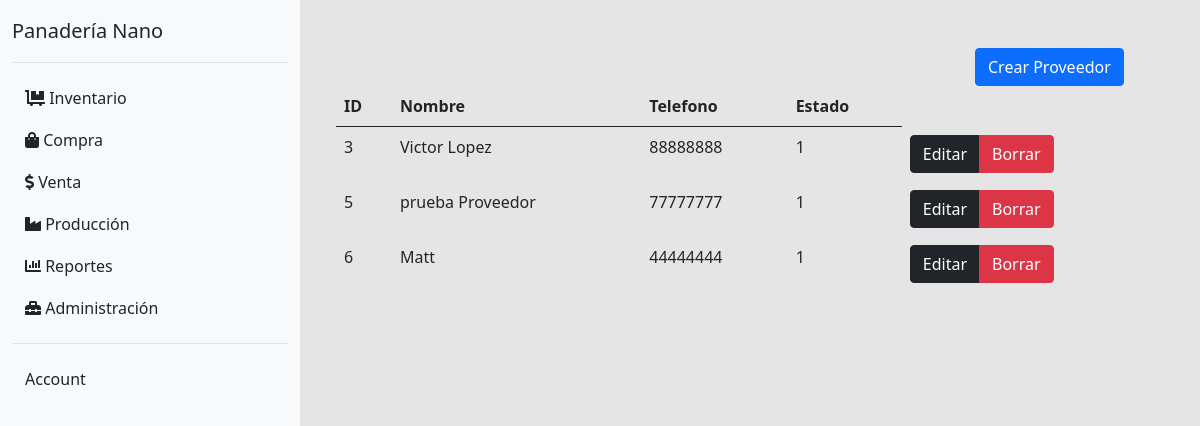
Screenshot of /matt/index.php?controlador=proveedor&accion=inicio (signed in) with the database file from the repository.
### tables this page shows
CREATE TABLE `cat_proveedor` (
  `proveed_codigo` int(11) NOT NULL,
  `proveed_nombre` varchar(100) NOT NULL,
  `proveed_telefono` int(9) DEFAULT NULL,
  `proveed_correo` varchar(70) DEFAULT NULL,
  `proveed_estado` int(1) DEFAULT NULL
);

### matt/controladores/controlador_proveedor.php (called while the page is built, shortened)
<?php
include_once("./modelos/proveedor.php");
class ControladorProveedor
{
  public function inicio()
  {
    $listaProveedor = Proveedor::inicio();
    include_once("./vistas/paginas/proveedor/inicio.php");
  }
}

### matt/ruteador.php (called while the page is built, shortened)
<?php
$controlador = new $objControlador();
$controlador->$accion();

### matt/modelos/proveedor.php (called while the page is built, shortened)
<?php
class Proveedor
{
    public function __construct($proveed_codigo, $proveed_nombre, $proveed_telefono, $proveed_correo, $proveed_estado)
    {
        $this->proveed_codigo = $proveed_codigo;
        $this->proveed_nombre = $proveed_nombre;
        $this->proveed_telefono = $proveed_telefono;
        $this->proveed_estado = $proveed_estado;
    }
    public static function inicio()
    {
        try {
            $listaProveedor = [];
            $conexionBD = BaseDeDatos::obtenerInstancia();
            $sql = $conexionBD->query("SELECT * FROM cat_proveedor");
            foreach ($sql->fetchAll() as $proveedor) {
                $listaProveedor[] = new Proveedor($proveedor['proveed_codigo'], $proveedor['proveed_nombre'], $proveedor['proveed_telefono'], $proveedor['proveed_correo'], $proveedor['proveed_estado']);
            }
            return $listaProveedor;
        } catch (Exception $e) {
            echo 'Caught exception: ',  $e->getMessage(), "\n";
            return [];
        }
    }
}

### matt/vistas/paginas/proveedor/inicio.php (the view)
<div class="row ">
    <div class="col col-3 offset-9 ">
        <a class="btn btn-primary" href="?controlador=proveedor&accion=crear" role="button">Crear Proveedor</a>
    </div>
    <div class="col col-12 ">
        <table class="table">
            <thead>
                <tr>
                    <th>ID</th>
                    <th>Nombre</th>
                    <th>Telefono</th>
                    <th>Estado</th>
                </tr>
            </thead>
            <tbody>
                <?php foreach ($listaProveedor as  $proveedor) { ?>
                    <tr>
                        <td><?php echo $proveedor->proveed_codigo; ?></td>
                        <td><?php echo $proveedor->proveed_nombre; ?></td>
                        <td><?php echo $proveedor->proveed_telefono; ?></td>
                        <td><?php echo $proveedor->proveed_estado; ?></td>
                        <td>
                            <div class="btn-group" role="group" aria-label="">
                                <a href="?controlador=proveedor&accion=editar&proveed_codigo=<?php echo $proveedor->proveed_codigo; ?>" class="btn btn-dark">Editar</a>
                                <a href="?controlador=proveedor&accion=borrar&proveed_codigo=<?php echo $proveedor->proveed_codigo; ?>" class="btn btn-danger">Borrar</a>
                            </div>
                        </td>
                    </tr>
                <?php } ?>
            </tbody>
        </table>
    </div>
</div>

### matt/index.php (shortened to what this page needs)
<?php
try {
  $session = $_SESSION['session'];
  if ($session == NULL) {
    include_once("controladores/controlador_login.php");
    $login = new ControladorLogin();
    $login->login();
  } else {
    require_once("vistas/template.php");
  }
} catch (Exception $e) {
  echo "Error: " . $e;
}

### matt/vistas/template.php (shortened to what this page needs)
<!doctype html>
<html lang="en">
<head>
  <link rel="stylesheet" href="https://cdn.jsdelivr.net/npm/bootstrap@5.0.2/dist/css/bootstrap.min.css">
  <link rel="stylesheet" href="./vistas/css/global.css">
  <link rel="stylesheet" href="./vistas/css/all.css">
</head>
<body>
  <div class="container-fluid main">
    <div class="row">
      <div class="col col-3 bg-light">
        <div class="flex-shrink-0 bg-light">
          <a href="/" class="d-flex align-items-center py-3 mb-3 link-dark text-decoration-none border-bottom">
            <span class="fs-5 fw-semibold">Panadería Nano</span>
          </a>
          <ul class="list-unstyled ps-0">
            <li class="mb-1">
              <button class="btn btn-toggle align-items-center rounded collapsed" data-bs-toggle="collapse" data-bs-target="#inventario-collapse" aria-expanded="false">
                <i class="fas fa-dolly-flatbed"></i>
                Inventario
              </button>
            </li>
            <li class="mb-1">
              <button class="btn btn-toggle align-items-center rounded collapsed" data-bs-toggle="collapse" data-bs-target="#compra-collapse" aria-expanded="false">
                <i class="fas fa-shopping-bag"></i>
                Compra
              </button>
            </li>
            <li class="mb-1">
              <button class="btn btn-toggle align-items-center rounded collapsed" data-bs-toggle="collapse" data-bs-target="#venta-collapse" aria-expanded="false">
                <i class="fas fa-dollar-sign"></i>
                Venta
              </button>
            </li>
            <li class="mb-1">
              <button class="btn btn-toggle align-items-center rounded collapsed" data-bs-toggle="collapse" data-bs-target="#produccion-collapse" aria-expanded="false">
                <i class="fas fa-industry"></i>
                Producción
              </button>
            </li>
            <li class="mb-1">
              <button class="btn btn-toggle align-items-center rounded collapsed" data-bs-toggle="collapse" data-bs-target="#reportes-collapse" aria-expanded="false">
                <i class="fas fa-chart-bar"></i>
                Reportes
              </button>
            </li>
            <li class="mb-1">
              <button class="btn btn-toggle align-items-center rounded collapsed" data-bs-toggle="collapse" data-bs-target="#administracion-collapse" aria-expanded="false">
                <i class="fas fa-toolbox"></i>
                Administración
              </button>
            </li>
            <li class="border-top my-3"></li>
            <li class="mb-1">
              <button class="btn btn-toggle align-items-center rounded collapsed" data-bs-toggle="collapse" data-bs-target="#account-collapse" aria-expanded="false">
                Account
              </button>
            </li>
          </ul>
        </div>
      </div>
      <div class="col col-9 py-5">
        <div class="container">
          <?php include_once("ruteador.php"); ?>
        </div>
      </div>
    </div>
  </div>
</body>
</html>

### dashboard/css/global.css (style rules this page uses)
html, body { height: 100vh; width: 100vw; }
body { background-color: rgba(0, 0, 0, .1); }
.main { height: 100%; width: 100%; }
.main .row { height: 100%; }

### dashboard/css/all.css (style rules this page uses)
.fa, .fas, .far, .fal, .fad, .fab { -moz-osx-font-smoothing: grayscale; -webkit-font-smoothing: antialiased; display: inline-block; font-style: normal; font-variant: normal; text-rendering: auto; line-height: 1; }
.fa-chart-bar:before { content: "\f080"; }
.fa-dollar-sign:before { content: "\f155"; }
.fa-dolly-flatbed:before { content: "\f474"; }
.fa-industry:before { content: "\f275"; }
.fa-shopping-bag:before { content: "\f290"; }
.fa-toolbox:before { content: "\f552"; }
.fa, .fas { font-family: 'Font Awesome 5 Free'; font-weight: 900; }

### rows the page displays
cat_proveedor: proveed_codigo "3", proveed_nombre "Victor Lopez", proveed_telefono "88888888", proveed_estado "1"
cat_proveedor: proveed_codigo "5", proveed_nombre "prueba Proveedor", proveed_telefono "77777777", proveed_estado "1"
cat_proveedor: proveed_codigo "6", proveed_nombre "Matt", proveed_telefono "44444444", proveed_estado "1"
